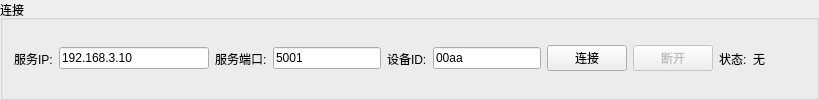
     <widget class="QGroupBox" name="groupBox">
      <property name="title">
       <string>连接</string>
      </property>
      <layout class="QHBoxLayout" name="horizontalLayout_2">
       <item>
        <layout class="QHBoxLayout" name="horizontalLayout">
         <item>
          <widget class="QLabel" name="label_2">
           <property name="text">
            <string>服务IP:</string>
           </property>
          </widget>
         </item>
         <item>
          <widget class="QLineEdit" name="server_ip">
           <property name="minimumSize">
            <size>
             <width>150</width>
             <height>0</height>
            </size>
           </property>
           <property name="text">
            <string>192.168.3.10</string>
           </property>
           <property name="placeholderText">
            <string>服务IP地址</string>
           </property>
          </widget>
         </item>
         <item>
          <widget class="QLabel" name="label_29">
           <property name="text">
            <string>服务端口:</string>
           </property>
          </widget>
         </item>
         <item>
          <widget class="QLineEdit" name="server_port">
           <property name="text">
            <string>5001</string>
           </property>
           <property name="placeholderText">
            <string>服务端口号</string>
           </property>
          </widget>
         </item>
         <item>
          <widget class="QLabel" name="label_30">
           <property name="text">
            <string>设备ID:</string>
           </property>
          </widget>
         </item>
         <item>
          <widget class="QLineEdit" name="local_device_id">
           <property name="text">
            <string>00aa</string>
           </property>
          </widget>
         </item>
         <item>
          <widget class="QPushButton" name="connect_server">
           <property name="text">
            <string>连接</string>
           </property>
          </widget>
         </item>
         <item>
          <widget class="QPushButton" name="close_server">
           <property name="enabled">
            <bool>false</bool>
           </property>
           <property name="text">
            <string>断开</string>
           </property>
          </widget>
         </item>
         <item>
          <widget class="QLabel" name="status_label_1">
           <property name="text">
            <string>状态:</string>
           </property>
          </widget>
         </item>
         <item>
          <widget class="QLabel" name="status_label">
           <property name="text">
            <string>无</string>
           </property>
          </widget>
         </item>
        </layout>
       </item>
       <item>
        <spacer name="horizontalSpacer">
         <property name="orientation">
          <enum>Qt::Horizontal</enum>
         </property>
         <property name="sizeHint" stdset="0">
          <size>
           <width>40</width>
           <height>20</height>
          </size>
         </property>
        </spacer>
       </item>
      </layout>
     </widget>
